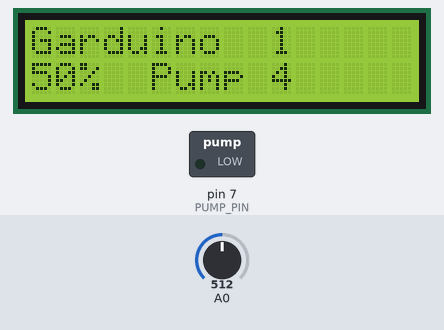
This sketch was run on a simulated Arduino Uno, built with avr-gcc and run on an emulated ATmega328P. Parts: 16×2 character LCD, switched loads named in the sketch (green lamp = pin HIGH). The test bench sets the inputs (shaded band); at power-on: A0 = 512. What the sketch prints to the serial monitor is not drawn.

Above: at 1.2 s.
1.3 s: A0 set to 12
At 5.3 s:
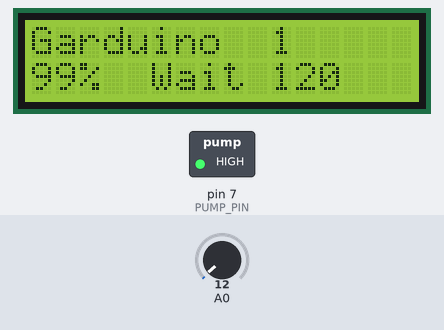
5.4 s: A0 set to 9
At 7.0 s:
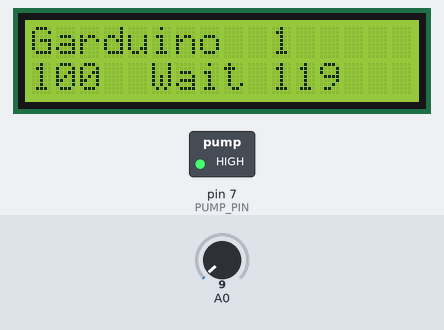
9.5 s: A0 set to 75
At 10.7 s:
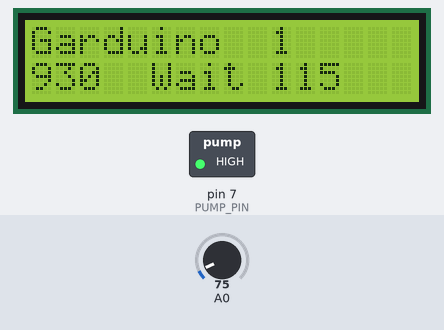
Timing chart, 0 to 12.5 s (numbered marks = the images above; inputs shaded):
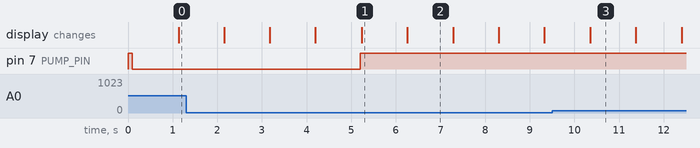

Measured:
- the behaviour switches between 11 and 10 on A0 (found by bisection; images 1 and 2)
- after the input at 5.4 s, the display: changes after 0.86 s (image 2)
- what the display in image 3 shows lasts 1.0 s, from 10.4 s to 11.4 s

The sketch:

moisture.ino
```cpp
#include <Wire.h>
#include <LiquidCrystal_I2C.h>

#define TARGET_SOIL 65          //  65
#define PUMP_SEC 5              //  5
#define WAIT_SEC 120            //  120
#define PUMPS_TO_ERROR 5        //  5

#define PUMP_PIN 7

LiquidCrystal_I2C lcd(63,16,2);

bool fault = false;

int pumpCount = 0;


void setup() {

  Serial.begin(9600);                 // initialize serial communication at 9600 bits per second:

  pinMode(PUMP_PIN, OUTPUT);
  digitalWrite(PUMP_PIN, HIGH);


  lcd.init();
  lcd.backlight();
  lcd.print("Garduino");
  lcd.setCursor(2, 1);
  lcd.print("%");
  setStatus("");

}


void loop()
{
  int soil = readSoil();

  if (!fault)
  {
    int i = 0;

    while (soil < TARGET_SOIL)          //do maximum "PUMPS_TO_ERROR" number of attempts to run the pump
    {
      i++;

      if (i > PUMPS_TO_ERROR)        // check if there were too many attempts already
      {
        fault = true;
        setStatus("Fill Tank");
        break;
      }
      else
      {
        pumpFor(PUMP_SEC);          //switch on the pump
        waitFor(WAIT_SEC);           //wait
      }

      soil = readSoil();                //Read soil moisture again
    }
  }


  delay(1000);                      // delay in between reads for stability
}


int readSoil(){                     //Returns soil moisture percentage
  //read sensor voltage
  int sensorValue = analogRead(A0);
  sensorValue = constrain(sensorValue, 0, 1023);

  //map the value to a percentage
  int soilPercentage = map(sensorValue, 0, 1023, 100, 0);

  //show on the screen
  lcd.setCursor(0, 1);
  if (soilPercentage < 10){
    lcd.print(" ");
  }
  lcd.print(soilPercentage);

  Serial.println(soilPercentage);
  Serial.println(pumpCount);

  return soilPercentage;
}

void pumpFor(int sec) {             //Switch on the pump for XX seconds

  pumpCount++;
  lcd.setCursor(10, 0);
  lcd.print(String(pumpCount));

  digitalWrite(PUMP_PIN, LOW);


  for (int i = sec; i > 0; i--){
    setStatus("Pump " + String(i));
    delay(1000);
    readSoil();
  }

  digitalWrite(PUMP_PIN, HIGH);

  setStatus("");

}


void waitFor(int Sec) {               //waiting water to get into the soil fo XX seconds


  for (int i = Sec; i > 0; i--){
    setStatus("Wait " + String(i));
    delay(1000);
    readSoil();
  }

  setStatus("");

}


void setStatus(String text) {         //write status to the display
  lcd.setCursor(5, 1);
  lcd.print("            ");
  lcd.setCursor(5, 1);
  lcd.print(text);
}
```
